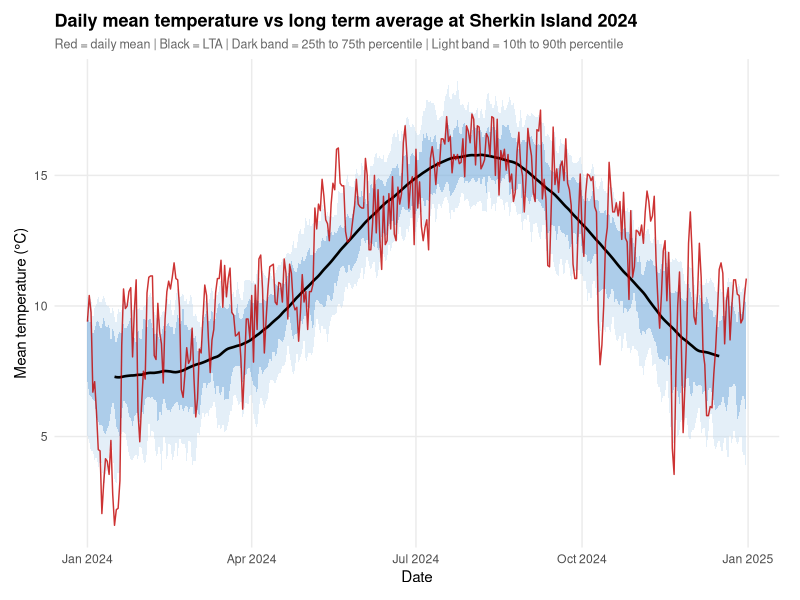
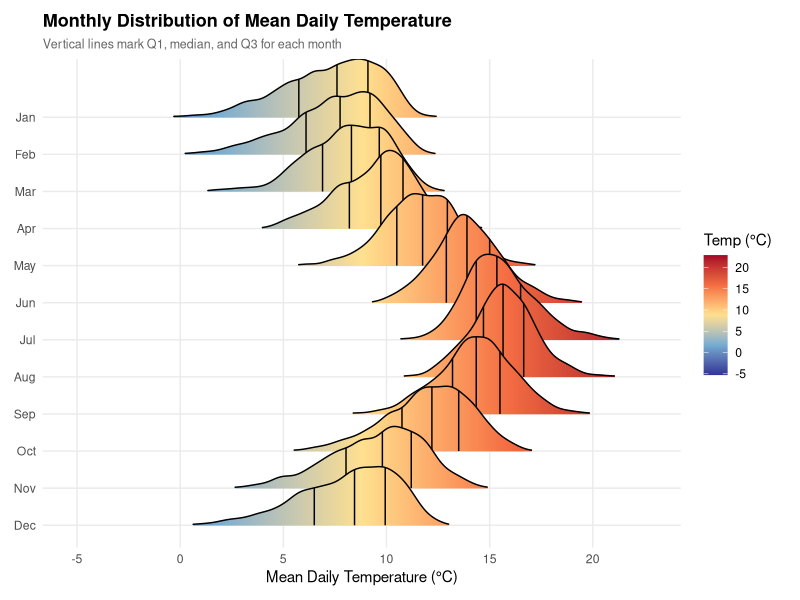
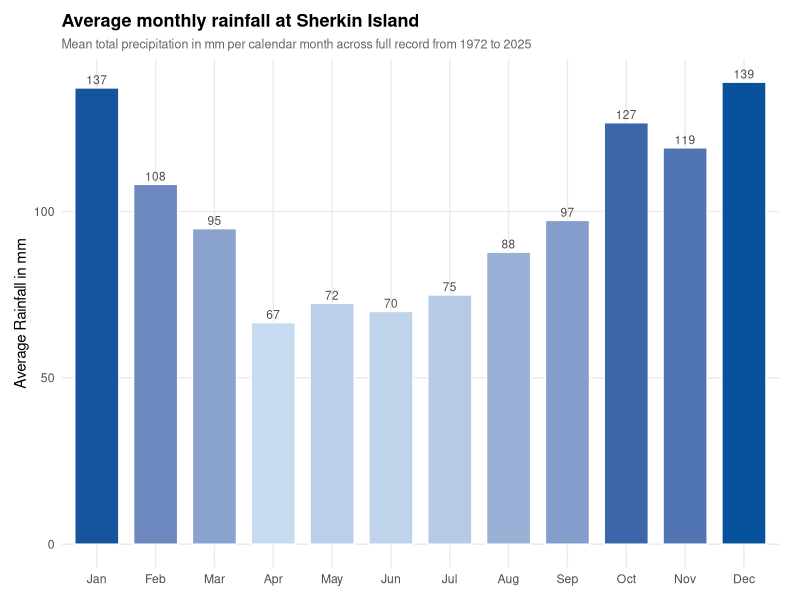
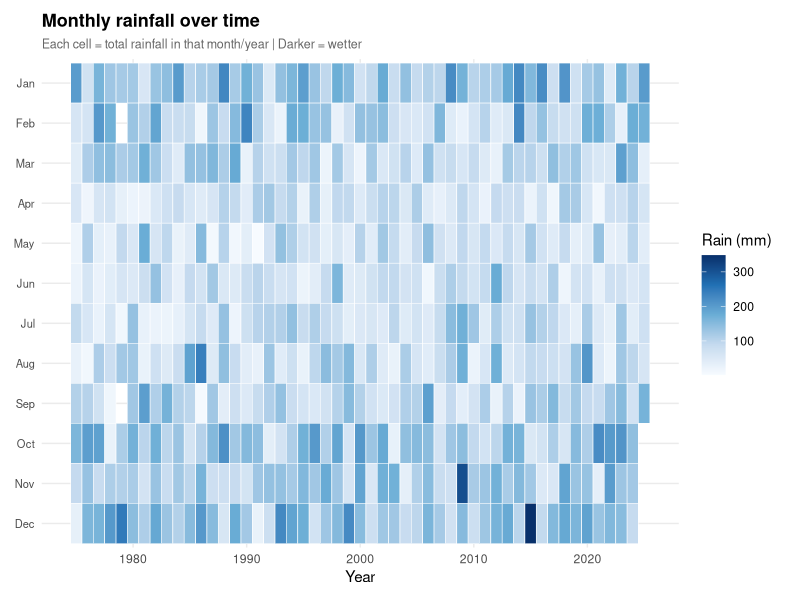
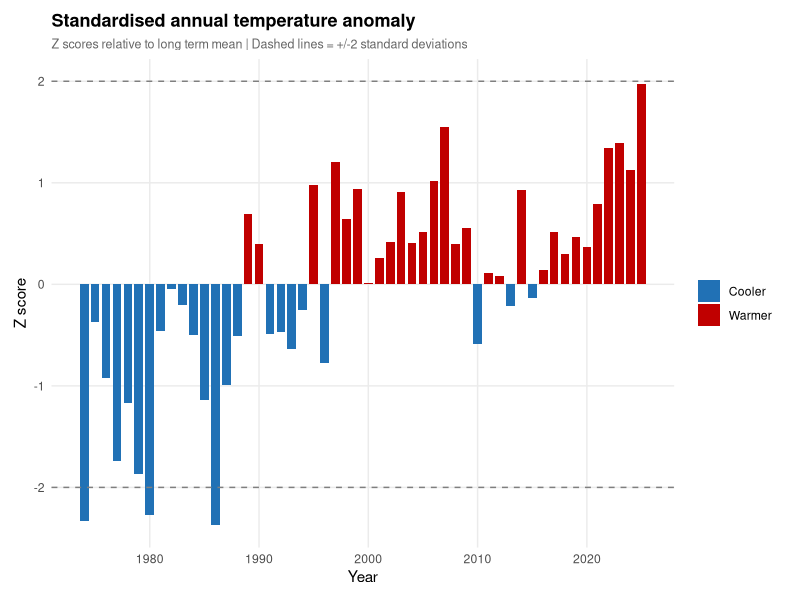
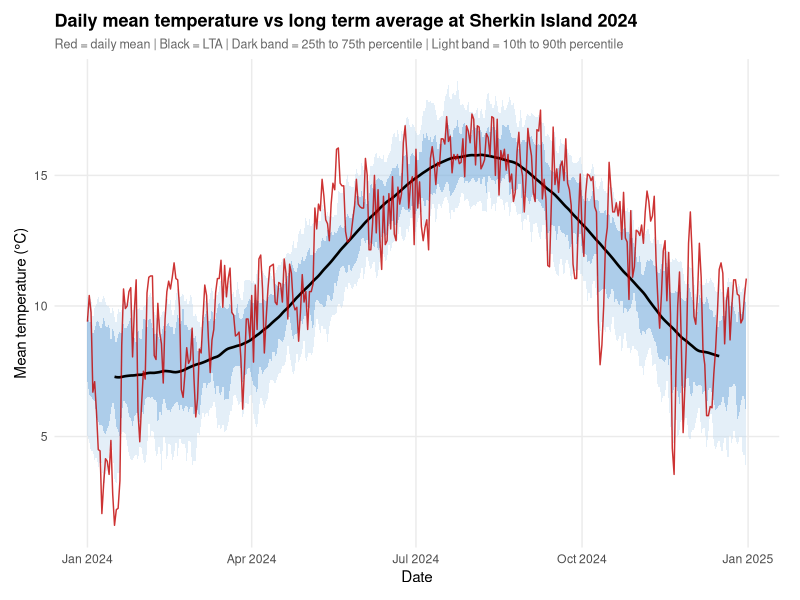
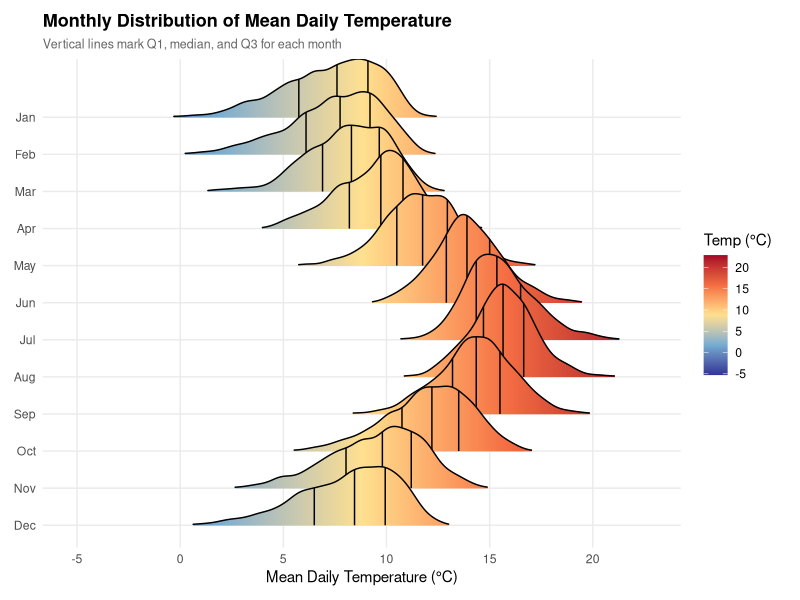
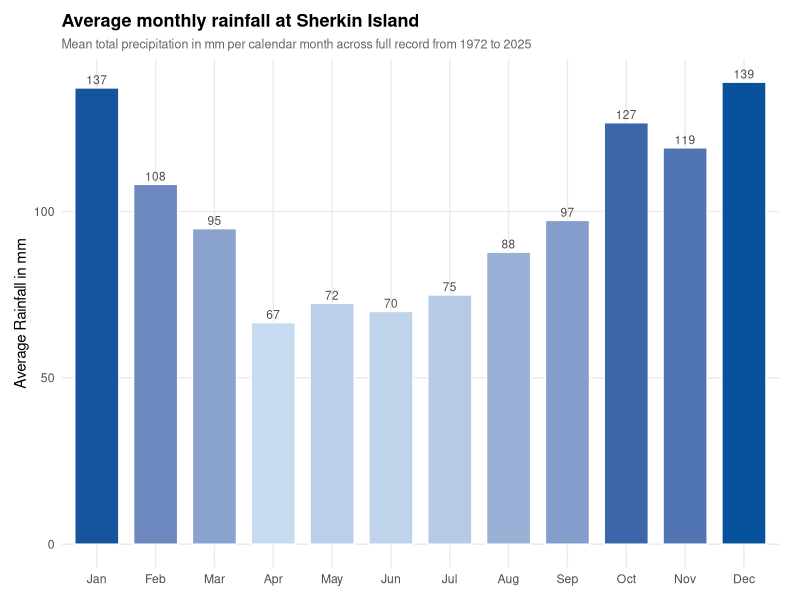

Reproduce these figures in R, in order.
if (!requireNamespace("tidyverse", quietly = TRUE)) install.packages("tidyverse")
if (!requireNamespace("forecast",  quietly = TRUE)) install.packages("forecast")
if (!requireNamespace("ggridges",  quietly = TRUE)) install.packages("ggridges")

library(tidyverse)
library(lubridate)
library(forecast)
library(ggridges)

filter <- dplyr::filter

raw <- read.csv("Data Sherkin Island.csv",
                skip        = 13,
                header      = TRUE,
                na.strings  = c("", " "),
                stringsAsFactors = FALSE)

df <- raw %>%
  select(date, rain = rain, maxt = maxt, mint = mint) %>%
  mutate(
    date      = dmy(date),
    rain      = suppressWarnings(as.numeric(rain)),
    maxt      = suppressWarnings(as.numeric(maxt)),
    mint      = suppressWarnings(as.numeric(mint)),
    meant     = (maxt + mint) / 2,
    year      = year(date),
    month     = month(date, label = TRUE, abbr = TRUE),
    month_num = month(date),
    doy       = yday(date)
  ) %>%
  filter(!is.na(date))

doy_avg <- df %>%
  filter(!is.na(meant)) %>%
  group_by(doy) %>%
  summarise(
    lta_meant = mean(meant, na.rm = TRUE),
    lta_maxt  = mean(maxt,  na.rm = TRUE),
    lta_mint  = mean(mint,  na.rm = TRUE),
    .groups = "drop"
  ) %>%
  arrange(doy) %>%
  mutate(
    lta_meant = as.numeric(ma(lta_meant, order = 30, centre = TRUE)),
    lta_maxt  = as.numeric(ma(lta_maxt,  order = 30, centre = TRUE)),
    lta_mint  = as.numeric(ma(lta_mint,  order = 30, centre = TRUE))
  )

doy_percentiles <- df %>%
  filter(!is.na(meant)) %>%
  group_by(doy) %>%
  summarise(
    p10 = quantile(meant, 0.10, na.rm = TRUE),
    p25 = quantile(meant, 0.25, na.rm = TRUE),
    p75 = quantile(meant, 0.75, na.rm = TRUE),
    p90 = quantile(meant, 0.90, na.rm = TRUE),
    .groups = "drop"
  )

df <- df %>%
  left_join(doy_avg, by = "doy") %>%
  left_join(doy_percentiles, by = "doy") %>%
  mutate(
    dep_meant = meant - lta_meant,
    dep_maxt  = maxt  - lta_maxt,
    dep_mint  = mint  - lta_mint
  )

cat("Temperature quartiles \n")
for (v in c("meant", "maxt", "mint")) {
  q <- quantile(df[[v]], probs = c(0, 0.25, 0.5, 0.75, 1), na.rm = TRUE)
  cat(sprintf("%s -> Min: %.1f  Q1: %.1f  Median: %.1f  Q3: %.1f  Max: %.1f\n",
              v, q[1], q[2], q[3], q[4], q[5]))
}

cat(" Rainfall analysis ")

df <- df %>% mutate(rainy_day = !is.na(rain) & rain > 0.1)

p_rain <- mean(df$rainy_day[!is.na(df$rain)])
cat(sprintf("P(rainy day) = %.4f  (%.1f%% of days)\n", p_rain, p_rain * 100))

monthly_avg <- df %>%
  filter(!is.na(rain)) %>%
  group_by(year, month_num, month) %>%
  summarise(total = sum(rain, na.rm = TRUE), .groups = "drop") %>%
  group_by(month_num, month) %>%
  summarise(avg_rain = mean(total, na.rm = TRUE), .groups = "drop") %>%
  arrange(month_num)

cat("\nAverage monthly rainfall in mm:\n")
print(as.data.frame(monthly_avg[, c("month", "avg_rain")]))

yearly_anomaly <- df %>%
  filter(!is.na(dep_meant)) %>%
  group_by(year) %>%
  summarise(mean_dep = mean(dep_meant, na.rm = TRUE), .groups = "drop") %>%
  mutate(z_score = as.numeric(scale(mean_dep)))

cat("Top five warmest years z-score \n")
print(yearly_anomaly %>% arrange(desc(z_score)) %>% head(5))
cat("Top five coldest years z-score \n")
print(yearly_anomaly %>% arrange(z_score) %>% head(5))

theme_clean <- theme_minimal(base_size = 11) +
  theme(
    plot.title       = element_text(face = "bold", size = 13),
    plot.subtitle    = element_text(size = 9, colour = "grey40"),
    panel.grid.minor = element_blank(),
    plot.margin      = margin(10, 15, 10, 10)
  )

chosen_year <- 2024
temp_year <- df %>% filter(year == chosen_year)

p1 <- ggplot(temp_year, aes(x = date)) +
  geom_ribbon(aes(ymin = p10, ymax = p90), fill = "#BDD7EE", alpha = 0.4) +
  geom_ribbon(aes(ymin = p25, ymax = p75), fill = "#5B9BD5", alpha = 0.4) +
  geom_line(aes(y = lta_meant), colour = "black", linewidth = 0.9) +
  geom_line(aes(y = meant), colour = "#C00000", linewidth = 0.5, alpha = 0.8) +
  labs(
    title    = "Daily mean temperature vs long term average at Sherkin Island 2024",
    subtitle = "Red = daily mean | Black = LTA | Dark band = 25th to 75th percentile | Light band = 10th to 90th percentile",
    x = "Date", y = "Mean temperature (°C)"
  ) +
  theme_clean

print(p1)
ggsave("plot1_temp_vs_lta.png", p1, width = 10, height = 5, dpi = 180)

p2 <- df %>%
  filter(!is.na(meant)) %>%
  ggplot(aes(x = meant, y = fct_rev(month), fill = after_stat(x))) +
  geom_density_ridges_gradient(scale = 2.5, rel_min_height = 0.01,
                               quantile_lines = TRUE, quantiles = c(0.25, 0.5, 0.75)) +
  scale_fill_gradientn(
    colours = c("#313695", "#74ADD1", "#FEE090", "#F46D43", "#A50026"),
    name = "Temp (°C)"
  ) +
  labs(
    title    = "Monthly Distribution of Mean Daily Temperature",
    subtitle = "Vertical lines mark Q1, median, and Q3 for each month",
    x = "Mean Daily Temperature (°C)", y = NULL
  ) +
  theme_clean

print(p2)
ggsave("plot2_temp_ridgeline.png", p2, width = 8, height = 7, dpi = 180)

p3 <- monthly_avg %>%
  ggplot(aes(x = fct_reorder(month, month_num), y = avg_rain, fill = avg_rain)) +
  geom_col(width = 0.75, colour = "white") +
  geom_text(aes(label = round(avg_rain, 0)), vjust = -0.4, size = 3, colour = "grey30") +
  scale_fill_gradient(low = "#C6DBEF", high = "#08519C", name = "mm") +
  labs(
    title    = "Average monthly rainfall at Sherkin Island",
    subtitle = "Mean total precipitation in mm per calendar month across full record from 1972 to 2025",
    x = NULL, y = "Average Rainfall in mm"
  ) +
  theme_clean + theme(legend.position = "none")

print(p3)
ggsave("plot3_monthly_rain_bar.png", p3, width = 8, height = 5, dpi = 180)

monthly_rain_ts <- df %>%
  filter(!is.na(rain), year >= 1975) %>%
  group_by(year, month_num, month) %>%
  summarise(total = sum(rain, na.rm = TRUE), .groups = "drop")

p4 <- ggplot(monthly_rain_ts, aes(x = year, y = fct_rev(month), fill = total)) +
  geom_tile(colour = "white", linewidth = 0.2) +
  scale_fill_gradientn(
    colours = c("#F7FBFF", "#C6DBEF", "#6BAED6", "#2171B5", "#08306B"),
    name = "Rain (mm)", na.value = "grey90"
  ) +
  labs(
    title    = "Monthly rainfall over time",
    subtitle = "Each cell = total rainfall in that month/year | Darker = wetter",
    x = "Year", y = NULL
  ) +
  theme_clean + theme(axis.text.y = element_text(size = 8))

print(p4)
ggsave("plot4_rain_heatmap.png", p4, width = 12, height = 5, dpi = 180)

p5 <- yearly_anomaly %>%
  mutate(direction = ifelse(z_score >= 0, "Warmer", "Cooler")) %>%
  ggplot(aes(x = year, y = z_score, fill = direction)) +
  geom_col(width = 0.8) +
  scale_fill_manual(values = c("Warmer" = "#C00000", "Cooler" = "#2171B5"), name = NULL) +
  geom_hline(yintercept = c(-2, 2), linetype = "dashed", colour = "grey50") +
  labs(
    title    = "Standardised annual temperature anomaly",
    subtitle = "Z scores relative to long term mean | Dashed lines = +/-2 standard deviations",
    x = "Year", y = "Z score"
  ) +
  theme_clean

print(p5)
ggsave("plot5_anomaly_zscore.png", p5, width = 10, height = 4, dpi = 180)

cat("\nSaved plots.\n")
